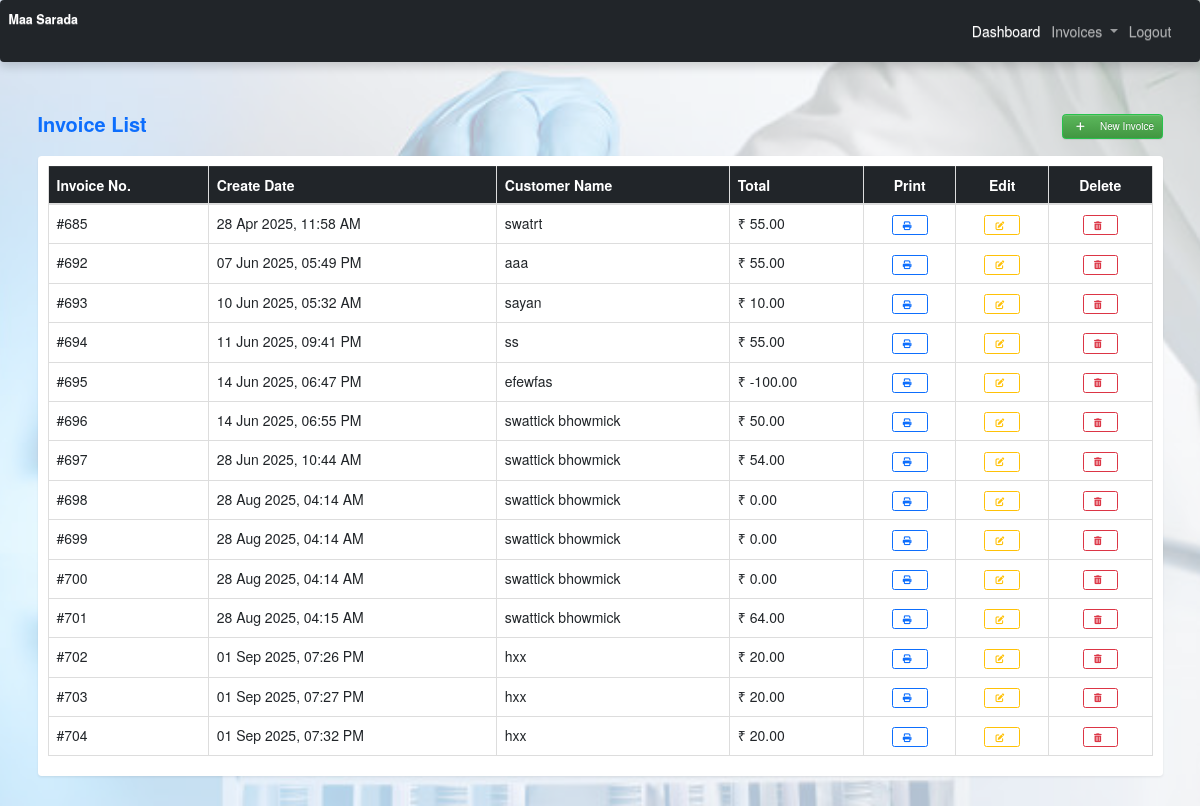
The page /invoice_list.php (signed in) on the database its author committed.
### tables this page shows
CREATE TABLE `invoice_order` (
  `order_id` int(11) NOT NULL,
  `user_id` int(11) NOT NULL,
  `order_date` timestamp NOT NULL DEFAULT current_timestamp(),
  `order_receiver_name` varchar(250) NOT NULL,
  `order_receiver_address` text NOT NULL,
  `order_total_before_tax` decimal(10,2) NOT NULL,
  `order_total_tax` decimal(10,2) NOT NULL,
  `order_tax_per` varchar(250) NOT NULL,
  `order_total_after_tax` double(10,2) NOT NULL,
  `order_amount_paid` decimal(10,2) NOT NULL,
  `order_total_amount_due` decimal(10,2) NOT NULL,
  `note` text NOT NULL
);

### Invoice.php (called while the page is built, shortened)
<?php
class Invoice{
	private $host  = 'localhost';
    private $user  = 'root';
    private $password   = "";
    private $database  = "LabReport";
    private $invoiceOrderTable = 'invoice_order';
	private $dbConnect = false;
    public function __construct(){
        if(!$this->dbConnect){
            $conn = new mysqli($this->host, $this->user, $this->password, $this->database);
            if($conn->connect_error){
                die("Error failed to connect to MySQL: " . $conn->connect_error);
            }else{
                $this->dbConnect = $conn;
            }
        }
    }
	private function getData($sqlQuery) {
		$result = mysqli_query($this->dbConnect, $sqlQuery);
		$data= array();
		while ($row = mysqli_fetch_array($result, MYSQLI_ASSOC)) {
			$data[]=$row;
		}
		return $data;
	}
	public function getInvoiceList(){
		$sqlQuery = "
			SELECT * FROM ".$this->invoiceOrderTable."
			WHERE user_id = '".$_SESSION['userid']."'";
		return  $this->getData($sqlQuery);
	}
}
?>

### invoice_list.php (the view, shortened to what this page needs)
<?php
include('inc/header.php');
include 'Invoice.php';
$invoice = new Invoice();
$invoice->checkLoggedIn();
?>
<!DOCTYPE html>
<html lang="en">
<head>
  <link href="https://cdn.jsdelivr.net/npm/bootstrap@5.3.0/dist/css/bootstrap.min.css" rel="stylesheet">
  <link href="https://cdnjs.cloudflare.com/ajax/libs/font-awesome/6.5.0/css/all.min.css" rel="stylesheet">
  <link href="css/style.css" rel="stylesheet">
</head>
<body class="bg-light">
</head>
<body>
<nav class="navbar navbar-expand-lg navbar-dark bg-dark shadow">
  <div class="container-fluid">
    <a class="navbar-brand fw-bold" href="#">Maa Sarada</a>
    <div class="collapse navbar-collapse" id="navbarNav">
      <ul class="navbar-nav ms-auto">
        <li class="nav-item">
          <a class="nav-link active" href="home.php">Dashboard</a>
        </li>
        <li class="nav-item dropdown">
          <a class="nav-link dropdown-toggle" href="#" id="invoiceDropdown" role="button" data-bs-toggle="dropdown">
            Invoices
          </a>
        </li>
        <li class="nav-item">
          <a class="nav-link" href="action.php?action=logout">Logout</a>
        </li>
      </ul>
    </div>
  </div>
</nav>
<div class="container py-5">
  <div class="d-flex justify-content-between align-items-center mb-4">
    <h2 class="fw-bold text-primary">Invoice List</h2>
    <a href="create_invoice.php" class="btn btn-success">
      <i class="fas fa-plus me-1"></i> New Invoice
    </a>
  </div>
  <div class="table-responsive shadow-sm rounded bg-white p-3">
    <table id="data-table" class="table table-hover table-bordered align-middle">
      <thead class="table-dark">
        <tr>
          <th>Invoice No.</th>
          <th>Create Date</th>
          <th>Customer Name</th>
          <th>Total</th>
          <th class="text-center">Print</th>
          <th class="text-center">Edit</th>
          <th class="text-center">Delete</th>
        </tr>
      </thead>
      <tbody>
        <?php
        $invoiceList = $invoice->getInvoiceList();
        foreach($invoiceList as $invoiceDetails){
          $invoiceDate = date("d M Y, h:i A", strtotime($invoiceDetails["order_date"]));
          echo '
          <tr>
            <td>#'.htmlspecialchars($invoiceDetails["order_id"]).'</td>
            <td>'.htmlspecialchars($invoiceDate).'</td>
            <td>'.htmlspecialchars($invoiceDetails["order_receiver_name"]).'</td>
            <td>₹ '.htmlspecialchars($invoiceDetails["order_total_before_tax"]).'</td>
            <td class="text-center">
              <a href="print_invoice.php?invoice_id='.$invoiceDetails["order_id"].'" class="btn btn-sm btn-outline-primary" title="Print">
                <i class="fas fa-print"></i>
              </a>
            </td>
            <td class="text-center">
              <a href="edit_invoice.php?update_id='.$invoiceDetails["order_id"].'" class="btn btn-sm btn-outline-warning" title="Edit">
                <i class="fas fa-pen-to-square"></i>
              </a>
            </td>
            <td class="text-center">
              <a href="#" id="'.$invoiceDetails["order_id"].'" class="btn btn-sm btn-outline-danger deleteInvoice" title="Delete">
                <i class="fas fa-trash-alt"></i>
              </a>
            </td>
          </tr>';
        }
        ?>
      </tbody>
    </table>
  </div>
</div>
</body>
</html>

### inc/header.php (shortened to what this page needs)
<!DOCTYPE html>
<html>
<head>
<link rel="stylesheet" href="https://maxcdn.bootstrapcdn.com/bootstrap/3.3.5/css/bootstrap.min.css">
<link rel="stylesheet" href="https://maxcdn.bootstrapcdn.com/bootstrap/3.3.5/css/bootstrap-theme.min.css">

### css/style.css (style rules this page uses)
html { background-color1: #f0f3f4; position: relative; min-height: 100%; }
body { background-color: transparent; color: #58666e; font-family: "Source Sans Pro","Helvetica Neue",Helvetica,Arial,sans-serif; font-size: 14px; line-height: 1.42857; }
.navbar-nav>li { float:left; margin-left:1px; }
.btn-success, .panel-success { background-color: #27c24c !important; border-color: #27c24c !important; color: #fff !important; }
.btn i { padding-left:5px; padding-right:10px; }

### invoice_list.php (style rules this page uses)
body { background-image: url('img.jpg'); background-size: cover; background-repeat: no-repeat; background-attachment: fixed; background-position: center; position: relative; }
body::before { content: ""; position: fixed; top: 0; left: 0; width: 100%; height: 100%; background: rgba(255, 255, 255, 0.7); z-index: -1; }

### rows shown on the page
invoice_order: order_id "685", order_date "28 Apr 2025, 11:58 AM", order_receiver_name "swatrt", order_total_before_tax "55.00"
invoice_order: order_id "692", order_date "07 Jun 2025, 05:49 PM", order_receiver_name "aaa", order_total_before_tax "55.00"
invoice_order: order_id "693", order_date "10 Jun 2025, 05:32 AM", order_receiver_name "sayan", order_total_before_tax "10.00"
invoice_order: order_id "694", order_date "11 Jun 2025, 09:41 PM", order_receiver_name "ss", order_total_before_tax "55.00"
invoice_order: order_id "695", order_date "14 Jun 2025, 06:47 PM", order_receiver_name "efewfas", order_total_before_tax "-100.00"
invoice_order: order_id "696", order_date "14 Jun 2025, 06:55 PM", order_receiver_name "swattick bhowmick", order_total_before_tax "50.00"
invoice_order: order_id "697", order_date "28 Jun 2025, 10:44 AM", order_receiver_name "swattick bhowmick", order_total_before_tax "54.00"
invoice_order: order_id "698", order_date "28 Aug 2025, 04:14 AM", order_receiver_name "swattick bhowmick", order_total_before_tax "0.00"
invoice_order: order_id "699", order_date "28 Aug 2025, 04:14 AM", order_receiver_name "swattick bhowmick", order_total_before_tax "0.00"
invoice_order: order_id "700", order_date "28 Aug 2025, 04:14 AM", order_receiver_name "swattick bhowmick", order_total_before_tax "0.00"
invoice_order: order_id "701", order_date "28 Aug 2025, 04:15 AM", order_receiver_name "swattick bhowmick", order_total_before_tax "64.00"
invoice_order: order_id "702", order_date "01 Sep 2025, 07:26 PM", order_receiver_name "hxx", order_total_before_tax "20.00"
invoice_order: order_id "703", order_date "01 Sep 2025, 07:27 PM", order_receiver_name "hxx", order_total_before_tax "20.00"
invoice_order: order_id "704", order_date "01 Sep 2025, 07:32 PM", order_receiver_name "hxx", order_total_before_tax "20.00"
